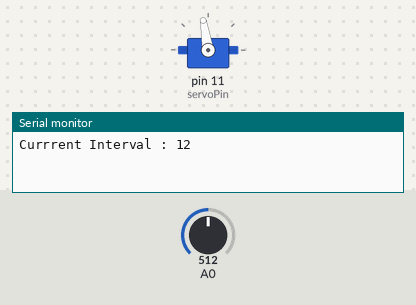
Recording of a sketch running on a simulated Arduino Uno, built with avr-gcc and run on an emulated ATmega328P. Shown: servo, the last lines printed to the serial monitor. The inputs (shaded band) are chosen by the test bench; at power-on: A0 = 512.

Above: at 1.3 s.
1.4 s: A0 set to 716
At 1.68 s:
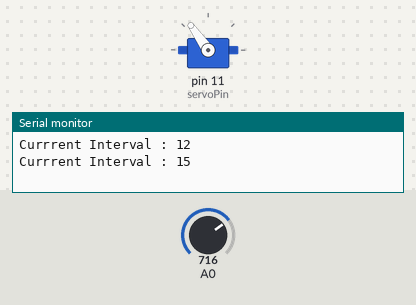
4.4 s: A0 set to 0
At 4.69 s:
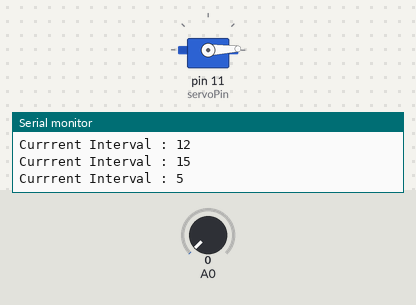
Timing chart, 0 to 39.7 s (numbered marks = the images above; inputs shaded):
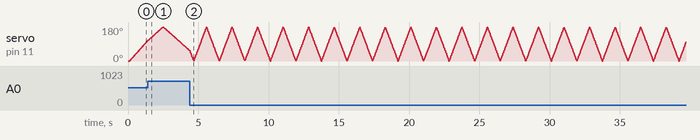

The sketch:

LAB9_1_5.ino
```cpp
#include <Servo.h>
Servo myServo;
int servoPin = 11;
unsigned long time_current, time_previous;
int angle = 0, angle_step = 1, interval = 10;

void setup() {
  myServo.attach(servoPin); // 서보 모터 연결
  myServo.write(angle);
  delay(100);

  time_previous = millis();

  Serial.begin(9600);
}

void loop() {
  time_current = millis();
  if (time_current - time_previous >= interval) {
    time_previous = time_current;
    angle += angle_step; // 현재 각도 조정
    if (angle > 180) { // 180°를 넘어가면 방향 전환
      angle = 180;
      angle_step *= -1;
    }
    else if (angle < 0) { // 0°를 넘어가면 방향 전환
      angle = 0;
      angle_step *= -1;
    }
    myServo.write(angle);
  }
  int reading = analogRead(A0); // 가변저항 값 읽기
  int new_interval = map(reading, 0, 1023, 5, 20);
  if (new_interval != interval) {
    interval = new_interval; // 이동 시간 간격 조정
    Serial.print("Currrent Interval : ");
    Serial.println(interval);
  }
}
```
